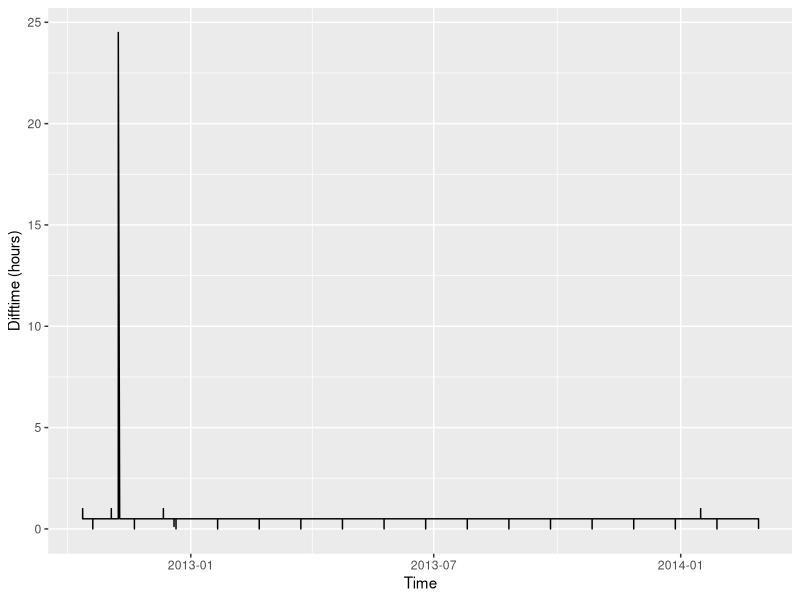
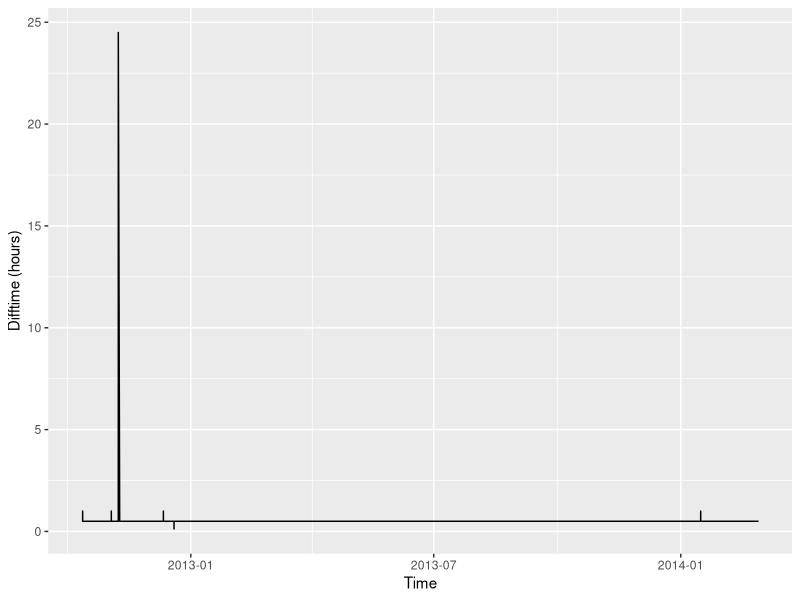
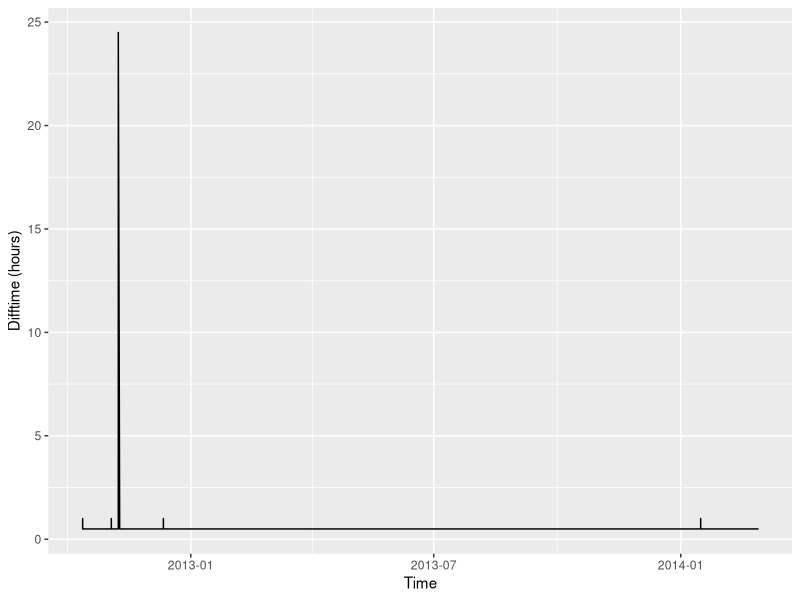

Write the R code that produced these figures, in order.
## ---- chunk 1
#knitr::opts_chunk$set(echo = FALSE)
suppressPackageStartupMessages( library(dplyr) )
suppressPackageStartupMessages( library(ggplot2) )
suppressPackageStartupMessages( library(lubridate) )
## ---- chunk 2
dta <- read.csv( "../data/MAC000002.csv"
               , as.is = TRUE # don't convert character to factor
               , check.names = FALSE # don't replace odd characters in column names
               )
str(dta)
## ---- chunk 3
Sys.setenv( TZ = "GMT" ) # when you don't know how the data was encoded, use GMT
## ---- chunk 4
dta_b <- dta  # make a copy so we can compare methods later
dta_b$Dtm <- as.POSIXct( dta_b$DateTime )
str( dta_b$Dtm ) # confirming new column type
## ---- chunk 5
head( diff( dta_b$Dtm ) )
## ---- chunk 6
head( as.numeric( diff( dta_b$Dtm ) 
                , units="mins" # convert from "whatever" to "minutes"
                ) 
      )
## ---- chunk 7
table( as.numeric( diff( dta_b$Dtm ), units="mins" ) )
## ---- chunk 8
library(ggplot2)
dtmdif <- as.numeric( diff( dta_b$Dtm ), units="hours" )
qplot( dta_b$Dtm[ -nrow( dta_b ) ], dtmdif, geom = "line", xlab="Time", ylab = "Difftime (hours)" )
## ---- chunk 9
dupidx <- which( duplicated( dta_b$Dtm ) ) # get integer indexes where duplicated is true
head( dta_b[ dta_b$Dtm %in% dta_b$Dtm[ dupidx ], ] )
## ---- chunk 10
dta_b2 <- dta_b[ !duplicated( dta_b ), ]
dtmdif2 <- as.numeric( diff( dta_b2$Dtm ), units="hours" )
qplot( dta_b2$Dtm[ -nrow( dta_b2 ) ], dtmdif2, geom = "line", xlab="Time", ylab = "Difftime (hours)" )
## ---- chunk 11
smalldifidx <- which( dtmdif2 < 0.5 )
smalldifidx
dta_b2[ 3237:3240, ]
## ---- chunk 12
dta_b3 <- dta_b2[ -3239, ]
dtmdif3 <- as.numeric( diff( dta_b3$Dtm ), units="hours" )
qplot( dta_b3$Dtm[ -nrow( dta_b3 ) ]
     , dtmdif3
     , geom = "line"
     , xlab="Time"
     , ylab = "Difftime (hours)" )
## ---- chunk 13
dta_b3$KWH <- as.numeric( trimws( dta_b3$`KWH/hh (per half hour)` ) )
str( dta_b3 )
sum( is.na( dta_b3$KWH ) )
## ---- chunk 14
sum( ".0000000" != substr( dta_b3$DateTime, 20, 27 ) )
## ---- chunk 15
dta_b4 <- dta_b3
dta_b4$DateTime <- substr( dta_b4$DateTime, 1, 19 )
## ---- chunk 16
write.csv( dta_b4[ , c( "LCLid", "DateTime", "KWH" ) ]
         , file = "../data/MAC000002clean.csv"
         , row.names = FALSE
         , quote = FALSE
         )
## ---- chunk 17
Sys.setenv( TZ = "US/Pacific" )
dta_b5 <- dta_b4
dta_b5$DateTime <- as.character( dta_b5$Dtm ) 
write.csv( dta_b5[ , c( "LCLid", "DateTime", "KWH" ) ]
         , file = "../data/MAC000002cleanPT.csv"
         , row.names = FALSE
         , quote = FALSE
         )
